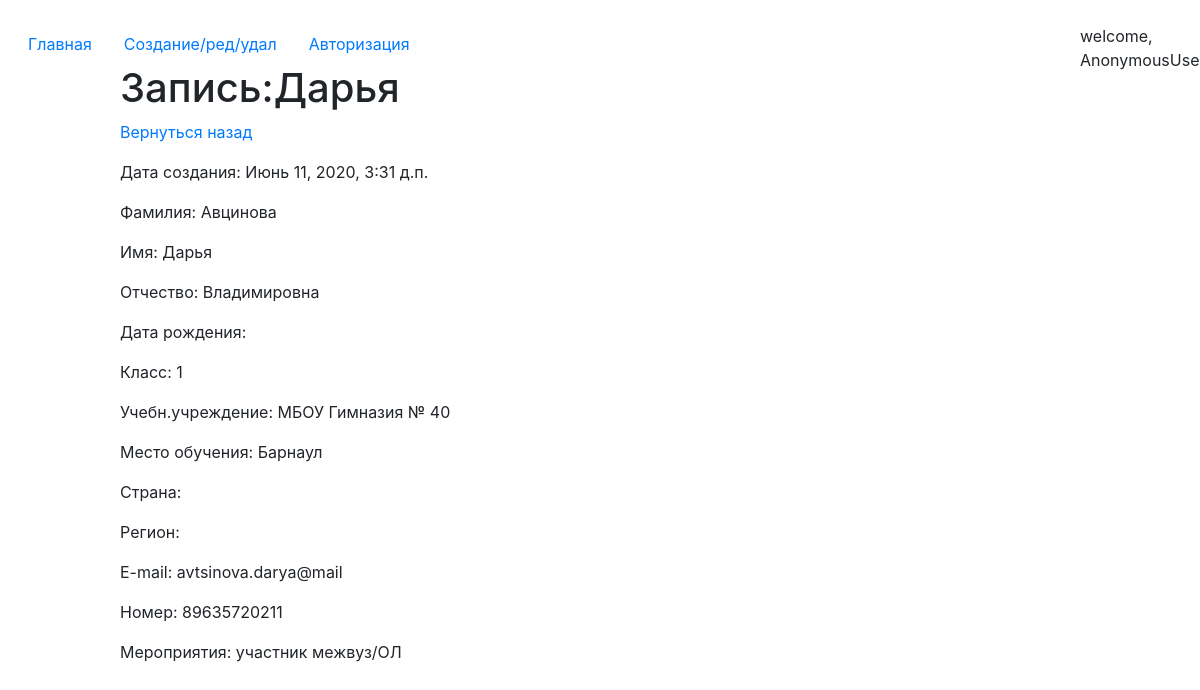
The app's page /detail/6 with its own data.
### core/models.py (models this page shows, shortened)
class Records(models.Model):
    create_date = models.DateTimeField(auto_now = True)
    second_name = models.CharField(max_length = 15, verbose_name = "Фамилия")
    first_name = models.CharField(max_length=15, verbose_name="Имя")
    patronymic = models.CharField(max_length=20, verbose_name="Отчество")
    the_class = models.CharField(max_length=2, verbose_name="Класс")
    educational_institution = models.CharField(max_length=50, verbose_name="Учеб.учреждение")
    place_of_study = models.CharField(max_length=15, verbose_name="Место обучения")
    e_mail = models.CharField(max_length=20, verbose_name="Email")
    phone_number = models.CharField(max_length=11, verbose_name="Телефон")
    events = models.CharField(max_length=200, verbose_name="Мероприятия")
    class Meta:
        verbose_name = "запись"
        verbose_name_plural = "Записи"

### core/views.py (the view)
# urls.py: path('detail/<int:pk>', views.WorkDetailView.as_view(), name='detail_page'),
class WorkDetailView(DetailView):
    model = Records
    template_name = 'detail.html'
    context_object_name = 'get_record'

### templates/detail.html
{% extends 'index.html' %}
{% block content %}
      <h1 style = "padding-left: 10%;left:25%">Запись:{{get_record.first_name}}</h1>
      <p style = "padding-left: 10%;left:25%"><a href = "/">Вернуться назад</a></p>
      <p style = "padding-left: 10%;left:25%">Дата создания: {{get_record.create_date}}</p>
      <p style = "padding-left: 10%;left:25%">Фамилия: {{get_record.second_name}}</p>
      <p style = "padding-left: 10%;left:25%">Имя: {{get_record.first_name}}</p>
      <p style = "padding-left: 10%;left:25%">Отчество: {{get_record.patronymic}}</p>
      <p style = "padding-left: 10%;left:25%">Дата рождения: {{get_record.date_of_birth}}</p>
      <p style = "padding-left: 10%;left:25%">Класс: {{get_record.the_class}}</p>
      <p style = "padding-left: 10%;left:25%">Учебн.учреждение: {{get_record.educational_institution}}</p>
      <p style = "padding-left: 10%;left:25%">Место обучения: {{get_record.place_of_study}}</p>
      <p style = "padding-left: 10%;left:25%">Страна: {{get_record.country}}</p>
      <p style = "padding-left: 10%;left:25%">Регион: {{get_record.region}}</p>
      <p style = "padding-left: 10%;left:25%">E-mail: {{get_record.e_mail}}</p>
      <p style = "padding-left: 10%;left:25%">Номер: {{get_record.phone_number}}</p>
      <p style = "padding-left: 10%;left:25%">Мероприятия: {{get_record.events}}</p>
{% endblock %}

### templates/index.html (shortened to what this page needs)
{% load static %}
<!doctype html>
<html lang="en">
  <head>
    <link rel="stylesheet" href="https://stackpath.bootstrapcdn.com/bootstrap/4.5.0/css/bootstrap.min.css">
<link href="{% static 'css/style.css' %}" rel="stylesheet">
  </head>
  <body><br>
        <div>
<ul class="nav nav-pills">
  <li class="nav-item" style = "padding-left: 1%;left:17.9%">
      {% url 'work' as url_work %}
    <a class="nav-link {% if url_work == request.path %} active {% endif %} " href = "{{ url_work }}">Главная</a>
  </li>
  <li class="nav-item">
      {% url 'edit_page' as url_edit_page %}
    <a class="nav-link {% if url_edit_page == request.path %} active {% endif %}" href = "{{ url_edit_page }}">Создание/ред/удал</a>
  </li>
        {% if request.user.is_authenticated %}
            <li class="nav-item">
                {% url 'logout_page' as url_loggout_page %}
                <a class="nav-link" href = "{{ url_loggout_page }}">Выйти</a>
            </li>
        {% else %}
            <li class="nav-item ">
                {% url 'login_page' as url_login_page %}
                <a class="nav-link {% if url_login_page == request.path %} active {% endif %}" href = "{{ url_login_page }}">Авторизация</a>
            </li>
            {% url 'register_page' as url_register_page %}
        {% endif %}
    <a style = "position:absolute;left:90%;">welcome, {{ request.user }}</a>
</ul>
    {% block content %}
        {% endblock %}
        </div>
  </body>
</html>

### records on screen
Records: first_name "Дарья", create_date "Июнь 11, 2020, 3:31 д.п.", second_name "Авцинова", patronymic "Владимировна", the_class "1", educational_institution "МБОУ Гимназия № 40", place_of_study "Барнаул", e_mail "avtsinova.darya@mail", phone_number "89635720211", events "участник межвуз/ОЛ"
